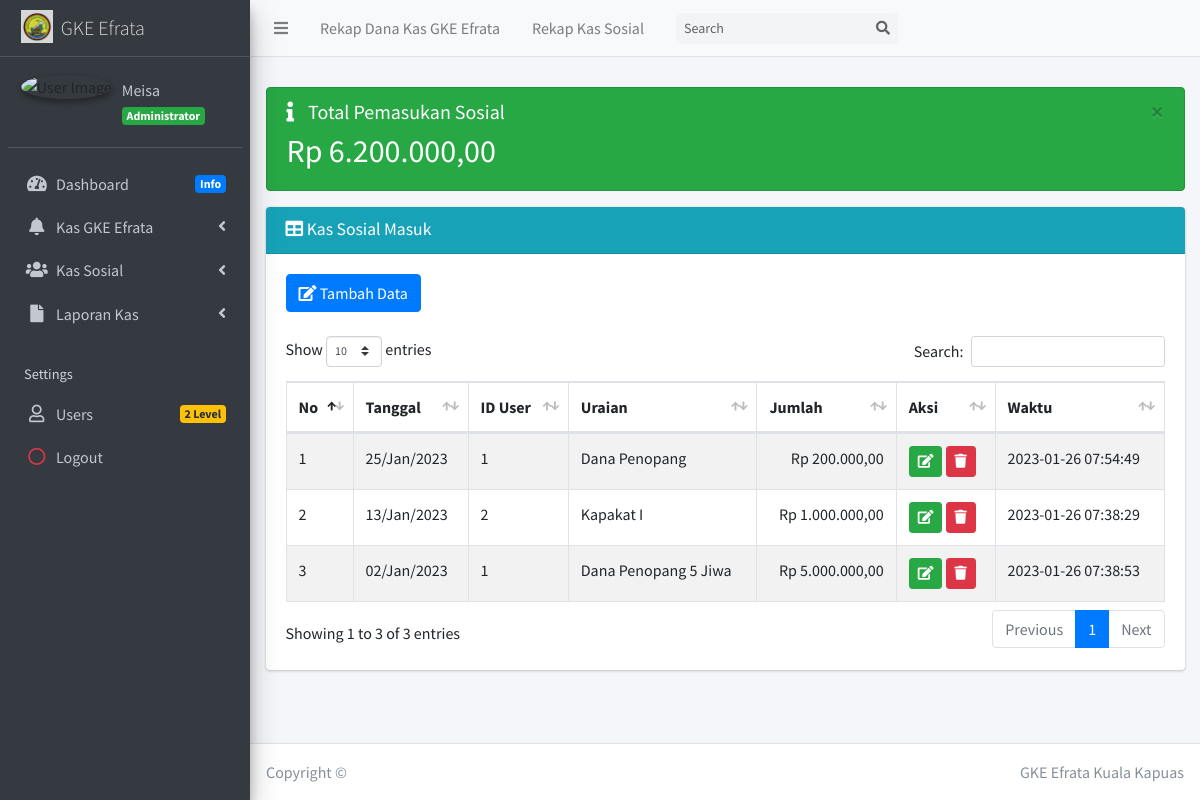
The app's page /?page=i_data_ks (signed in) with its own data.
### tables this page shows
CREATE TABLE `dana_sosial` (
  `id_user` int(20) NOT NULL,
  `id_ds` int(11) NOT NULL,
  `tgl_ds` date NOT NULL,
  `uraian_ds` varchar(200) NOT NULL,
  `masuk` int(11) NOT NULL,
  `keluar` int(11) NOT NULL,
  `jenis` enum('Masuk','Keluar') NOT NULL,
  `waktu` timestamp NOT NULL DEFAULT current_timestamp() ON UPDATE current_timestamp()
);

### inc/rupiah.php (called while the page is built)
<?php
function rupiah($angka){
	$hasil_rupiah = "Rp " . number_format($angka,2,',','.');
	return $hasil_rupiah;
}

### bendahara/sosial/in/data_kas.php (the view, shortened to what this page needs)
<div class="alert alert-success alert-dismissible">
	<button type="button" class="close" data-dismiss="alert" aria-hidden="true">&times;</button>
	<h5>
		<i class="icon fas fa-info"></i> Total Pemasukan Sosial</h5>
	<?php
    $sql = $koneksi->query("SELECT SUM(masuk) as tot_masuk  from dana_sosial where jenis='Masuk'");
    while ($data= $sql->fetch_assoc()) {
  ?>
	<h2>
		<?php echo rupiah($data['tot_masuk']); ?>
	</h2>
	<?php
    }
  ?>
</div>
<div class="card card-info">
	<div class="card-header">
		<h3 class="card-title">
			<i class="fa fa-table"></i> Kas Sosial Masuk</h3>
	</div>
	<div class="card-body">
		<div class="table-responsive">
			<div>
				<a href="?page=i_add_ks" class="btn btn-primary">
					<i class="fa fa-edit"></i> Tambah Data</a>
			</div>
			<br>
			<table id="example1" class="table table-bordered table-striped">
				<thead>
					<tr>
						<th>No</th>
						<th>Tanggal</th>
						<th>ID User</th>
						<th>Uraian</th>
						<th>Jumlah</th>
						<th>Aksi</th>
						<th>Waktu</th>
					</tr>
				</thead>
				<tbody>
					<?php
              $no = 1;
              $sql = $koneksi->query("select * from dana_sosial where jenis='Masuk' order by tgl_ds desc");
              while ($data= $sql->fetch_assoc()) {
            ?>
					<tr>
						<td>
							<?php echo $no++; ?>
						</td>
						<td>
							<?php  $tgl = $data['tgl_ds']; echo date("d/M/Y", strtotime($tgl))?>
						</td>
						<td>
							<?php echo $data['id_user']; ?>
						</td>
						<td>
							<?php echo $data['uraian_ds']; ?>
						</td>
						<td align="right">
							<?php echo rupiah($data['masuk']); ?>
						</td>
						<td>
							<a href="?page=i_edit_ks&kode=<?php echo $data['id_ds']; ?>" title="Ubah" class="btn btn-success btn-sm">
								<i class="fa fa-edit"></i>
							</a>
							<a href="?page=i_del_ks&kode=<?php echo $data['id_ds']; ?>" onclick="return confirm('Apakah anda yakin hapus data ini ?')"
							 title="Hapus" class="btn btn-danger btn-sm">
								<i class="fa fa-trash"></i>
								<td>
							<?php echo $data['waktu']; ?>
						</td>
						</td>
					</tr>
					<?php
              }
            ?>
				</tbody>
			</table>
		</div>
	</div>

### records on screen
dana_sosial: tgl_ds "25/Jan/2023", id_user "1", uraian_ds "Dana Penopang", masuk "Rp 200.000,00", waktu "2023-01-26 07:54:49"
dana_sosial: tgl_ds "13/Jan/2023", id_user "2", uraian_ds "Kapakat I", masuk "Rp 1.000.000,00", waktu "2023-01-26 07:38:29"
dana_sosial: tgl_ds "02/Jan/2023", id_user "1", uraian_ds "Dana Penopang 5 Jiwa", masuk "Rp 5.000.000,00", waktu "2023-01-26 07:38:53"

### other values on screen
$data_nama "Meisa"
$data_level "Administrator"
rupiah($data['tot_masuk']) "Rp 6.200.000,00"
